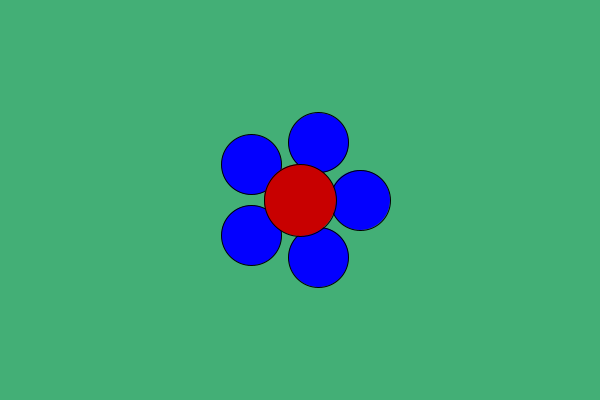
Frame 1 (no input)
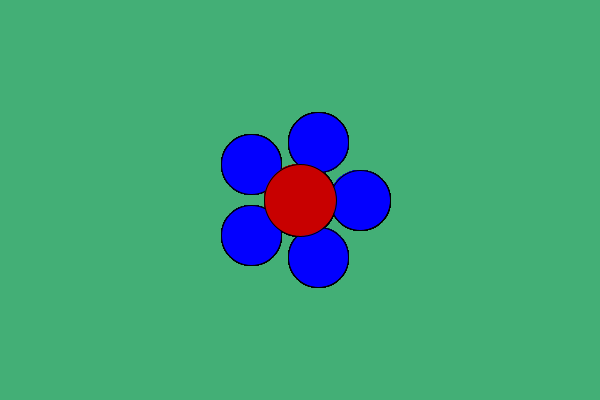
Frame 60 (the mouse pressed at the canvas centre just before this capture)
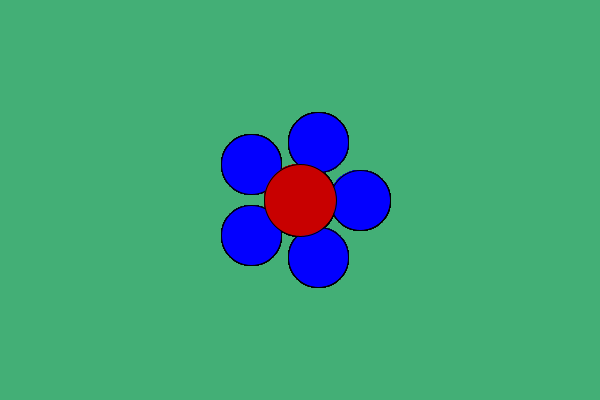
Frame 120 (the mouse held since frame 60 and released just before this capture)

The Processing sketch that drew these frames (run headless with seeded random() and noise(); from frame 60 on, the mouse is pressed at the canvas centre):

// Processing sketch: Flower
// ── Flower.pde
int r=60;
float ballX;
float ballY;

void setup() {
  size(600,400);
  background(#43AF76);
}

void draw(){

  fill(#0300FF);
  for (float i=0;i<PI*2;i+=2*PI/5) {
  ballX=width/2 + r*cos(i);
  ballY=height/2 + r*sin(i);
  ellipse(ballX,ballY,r,r); 
  }
  fill(200,0,0);
  ellipse(width/2,height/2,r*1.2,r*1.2);
}  
 
